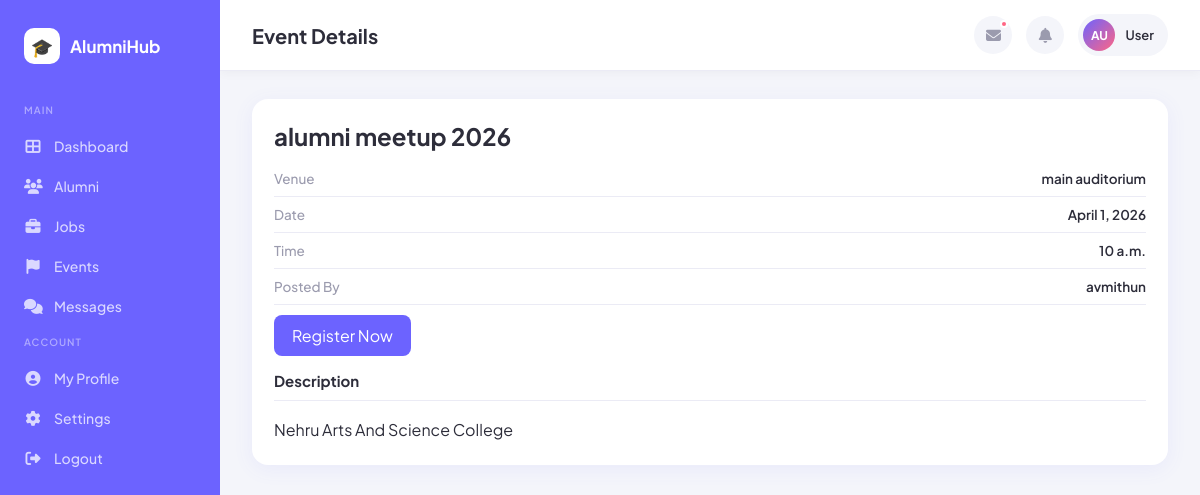
The app's page /events/1/ (signed in) with its own data.
### teacher_module/models.py (models this page shows, shortened)
class EventPost(models.Model):
    posted_by = models.ForeignKey(User, on_delete=models.CASCADE, related_name="teacher_event_posts")
    title = models.CharField(max_length=200)
    venue = models.CharField(max_length=200, blank=True)
    event_date = models.DateField()
    event_time = models.TimeField(null=True, blank=True)
    registration_link = models.URLField(blank=True)
    description = models.TextField()
    created_at = models.DateTimeField(auto_now_add=True)

### alumni_module/views.py (the view)
# urls.py: path("events/<int:event_id>/", views.event_detail, name="event_detail"),
@login_required
def event_detail(request, event_id):
    event = get_object_or_404(EventPost, id=event_id)
    return render(request, "alumni/event_detail.html", {"event": event})

### templates/alumni/event_detail.html (shortened to what this page needs)
{% extends "base_dashboard.html" %}
{% block page_title %}Event Details{% endblock %}
{% block content %}
<div class="detail-card">
    <h2 style="margin-bottom:10px;">{{ event.title }}</h2>
    <div class="detail-row">
        <span class="detail-label">Venue</span>
        <span class="detail-value">
            {{ event.venue|default:"Not specified" }}
        </span>
    </div>
    <div class="detail-row">
        <span class="detail-label">Date</span>
        <span class="detail-value">
            {{ event.event_date }}
        </span>
    </div>
    <div class="detail-row">
        <span class="detail-label">Time</span>
        <span class="detail-value">
            {{ event.event_time|default:"Not specified" }}
        </span>
    </div>
    <div class="detail-row">
        <span class="detail-label">Posted By</span>
        <span class="detail-value">
            {{ event.posted_by.username }}
        </span>
    </div>
    {% if event.registration_link %}
    <div style="margin-top:20px;">
        <a href="{{ event.registration_link }}" target="_blank"
           style="background:#6C63FF;color:#fff;padding:10px 18px;
                  border-radius:8px;text-decoration:none;">
            Register Now
        </a>
    </div>
    {% endif %}
    <div style="margin-top:25px;">
        <h3>Description</h3>
        <p style="line-height:1.6;margin-top:8px;">
            {{ event.description }}
        </p>
    </div>
</div>
{% endblock %}

### templates/base_dashboard.html (style rules this page uses)
*, *::before, *::after { box-sizing: border-box; margin: 0; padding: 0; }
:root { --primary: #6C63FF; --primary-light: #EEF0FF; --primary-dark: #5A52D5; --accent: #FF6584; --accent2: #43C6AC; --sidebar-bg: #6C63FF; --sidebar-text: rgba(255,255,255,0.75); --bg: #F4F5FA; --card: #fff; --text: #2D2D3A; --text-muted: #9B9BAE; --border: #EBEBF5; --shadow: 0 4px 20px rgba(108,99,255,0.08); --radius: 16px; }
body { font-family: 'Plus Jakarta Sans', sans-serif; background: var(--bg); color: var(--text); display: flex; min-height: 100vh; }
.detail-card { background: var(--card); border-radius: var(--radius); padding: 22px; box-shadow: var(--shadow); }
.detail-card h3 { font-size: 15px; font-weight: 700; margin-bottom: 16px; padding-bottom: 10px; border-bottom: 1px solid var(--border); }
.detail-row { display: flex; justify-content: space-between; align-items: center; padding: 9px 0; border-bottom: 1px solid var(--border); font-size: 13.5px; gap: 12px; }
.detail-label { color: var(--text-muted); font-weight: 500; flex-shrink: 0; }
.detail-value { font-weight: 600; text-align: right; }

### records on screen
EventPost: title "alumni meetup 2026", venue "main auditorium", event_date "April 1, 2026", event_time "10 a.m.", posted_by.username "avmithun", description "Nehru Arts And Science College"
